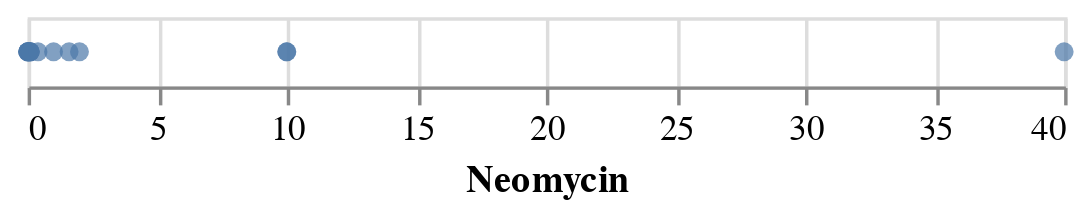

Notebook code for this chart:
### Code cell
alt.Chart(antibiotics).mark_circle().encode(
    alt.X('Neomycin:Q')
)

### Figure 1 — Vega-Lite specification as saved in the notebook (floating-point values rounded to 4 significant figures)
{"config": {"view": {"continuousWidth": 300, "continuousHeight": 300}}, "data": {"name": "data-9358c74bfa85e269e603e741ba1c4924"}, "mark": {"type": "circle"}, "encoding": {"x": {"field": "Neomycin", "type": "quantitative"}}, "$schema": "https://vega.github.io/schema/vega-lite/v5.20.1.json", "datasets": {"data-9358c74bfa85e269e603e741ba1c4924": [{"Bacteria": "Aerobacter aerogenes", "Penicillin": 870.0, "Streptomycin": 1.0, "Neomycin": 1.6, "Gram_Staining": "negative", "Genus": "other"}, {"Bacteria": "Bacillus anthracis", "Penicillin": 0.001, "Streptomycin": 0.01, "Neomycin": 0.007, "Gram_Staining": "positive", "Genus": "other"}, {"Bacteria": "Brucella abortus", "Penicillin": 1.0, "Streptomycin": 2.0, "Neomycin": 0.02, "Gram_Staining": "negative", "Genus": "other"}, {"Bacteria": "Diplococcus pneumoniae", "Penicillin": 0.005, "Streptomycin": 11.0, "Neomycin": 10.0, "Gram_Staining": "positive", "Genus": "other"}, {"Bacteria": "Escherichia coli", "Penicillin": 100.0, "Streptomycin": 0.4, "Neomycin": 0.1, "Gram_Staining": "negative", "Genus": "other"}, {"Bacteria": "Klebsiella pneumoniae", "Penicillin": 850.0, "Streptomycin": 1.2, "Neomycin": 1.0, "Gram_Staining": "negative", "Genus": "other"}, {"Bacteria": "Mycobacterium tuberculosis", "Penicillin": 800.0, "Streptomycin": 5.0, "Neomycin": 2.0, "Gram_Staining": "negative", "Genus": "other"}, {"Bacteria": "Proteus vulgaris", "Penicillin": 3.0, "Streptomycin": 0.1, "Neomycin": 0.1, "Gram_Staining": "negative", "Genus": "other"}, {"Bacteria": "Pseudomonas aeruginosa", "Penicillin": 850.0, "Streptomycin": 2.0, "Neomycin": 0.4, "Gram_Staining": "negative", "Genus": "other"}, {"Bacteria": "Salmonella (Eberthella) typhosa", "Penicillin": 1.0, "Streptomycin": 0.4, "Neomycin": 0.008, "Gram_Staining": "negative", "Genus": "Salmonella"}, {"Bacteria": "Salmonella schottmuelleri", "Penicillin": 10.0, "Streptomycin": 0.8, "Neomycin": 0.09, "Gram_Staining": "negative", "Genus": "Salmonella"}, {"Bacteria": "Staphylococcus albus", "Penicillin": 0.007, "Streptomycin": 0.1, "Neomycin": 0.001, "Gram_Staining": "positive", "Genus": "Staphylococcus"}, {"Bacteria": "Staphylococcus aureus", "Penicillin": 0.03, "Streptomycin": 0.03, "Neomycin": 0.001, "Gram_Staining": "positive", "Genus": "Staphylococcus"}, {"Bacteria": "Streptococcus fecalis", "Penicillin": 1.0, "Streptomycin": 1.0, "Neomycin": 0.1, "Gram_Staining": "positive", "Genus": "Streptococcus"}, {"Bacteria": "Streptococcus hemolyticus", "Penicillin": 0.001, "Streptomycin": 14.0, "Neomycin": 10.0, "Gram_Staining": "positive", "Genus": "Streptococcus"}, {"Bacteria": "Streptococcus viridans", "Penicillin": 0.005, "Streptomycin": 10.0, "Neomycin": 40.0, "Gram_Staining": "positive", "Genus": "Streptococcus"}]}}
